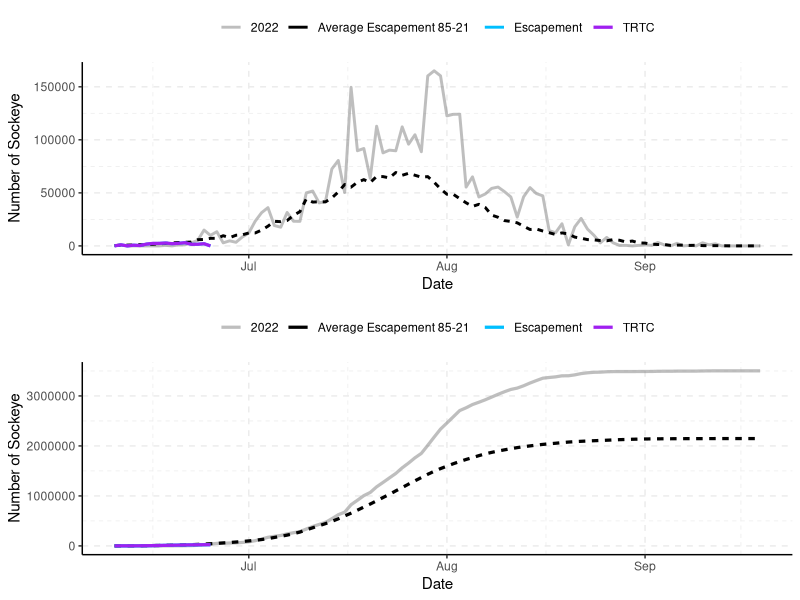
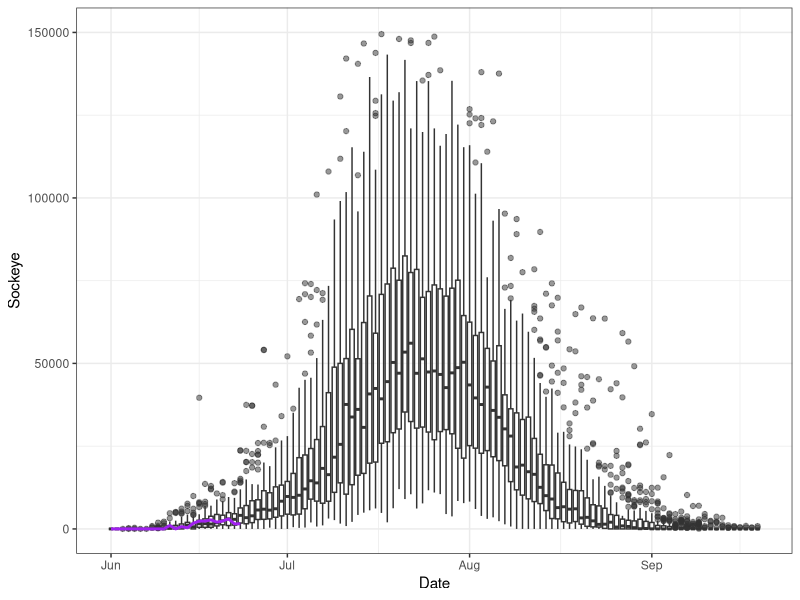
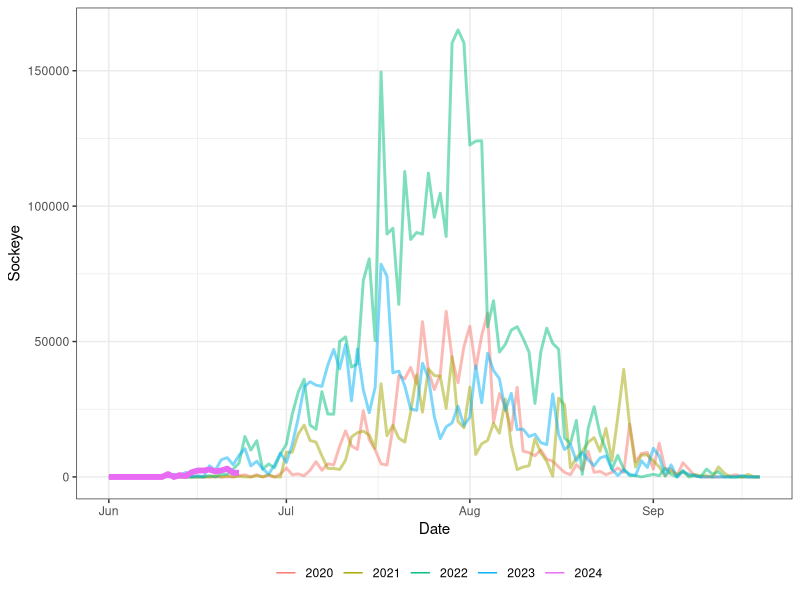
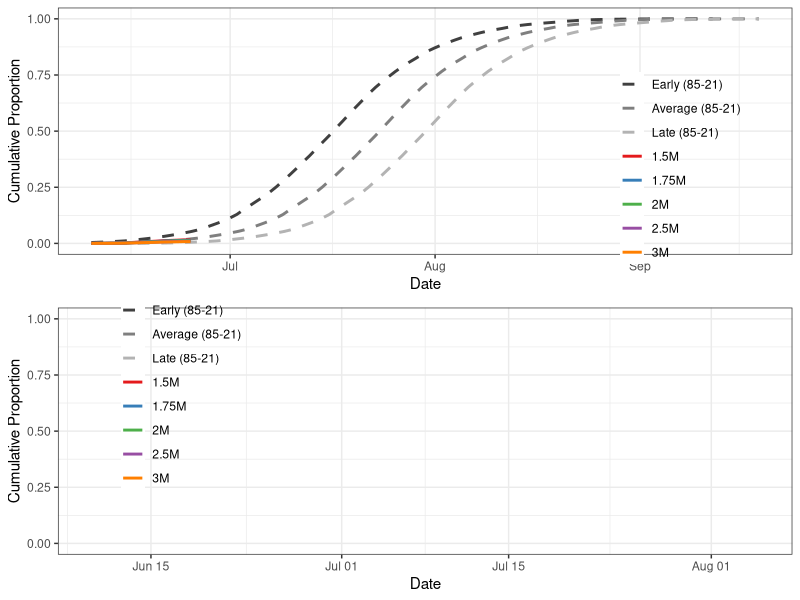
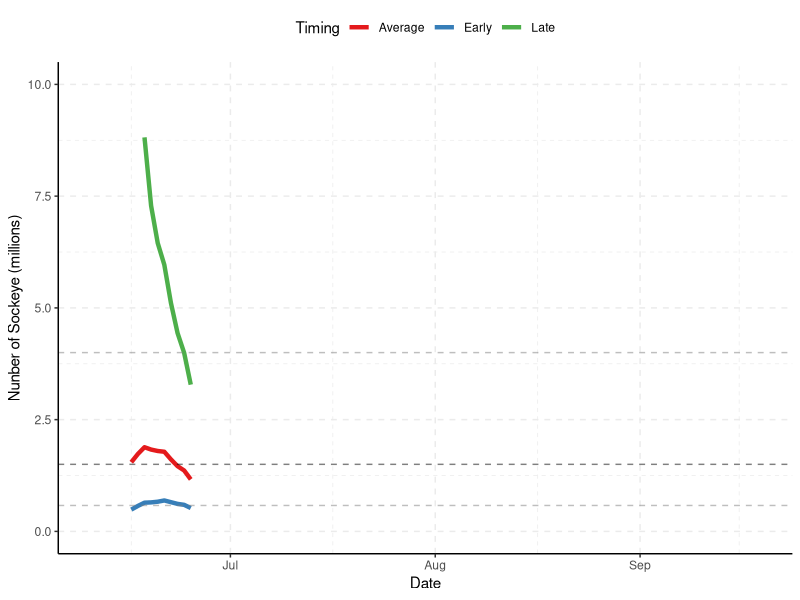
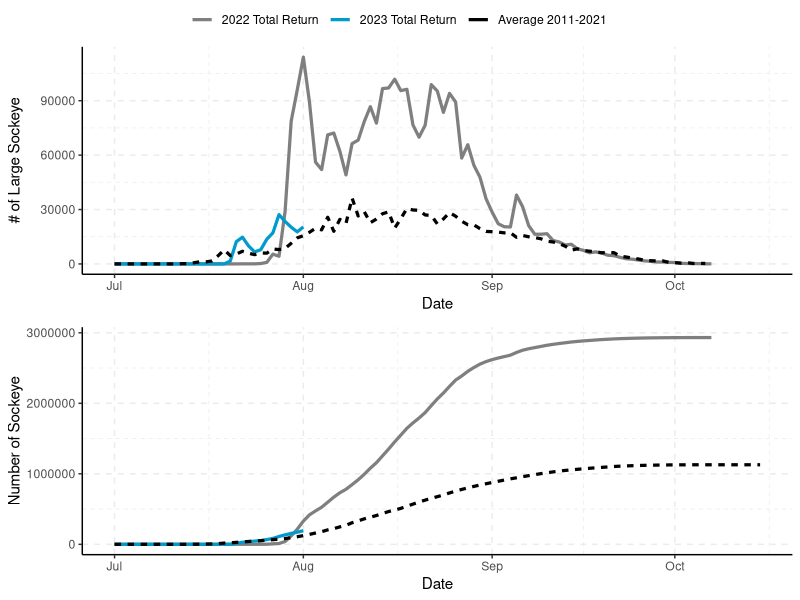
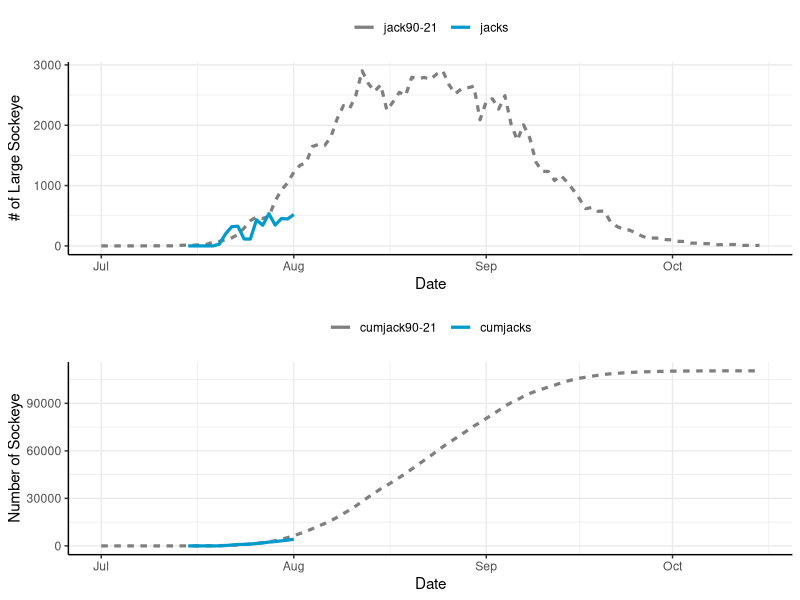
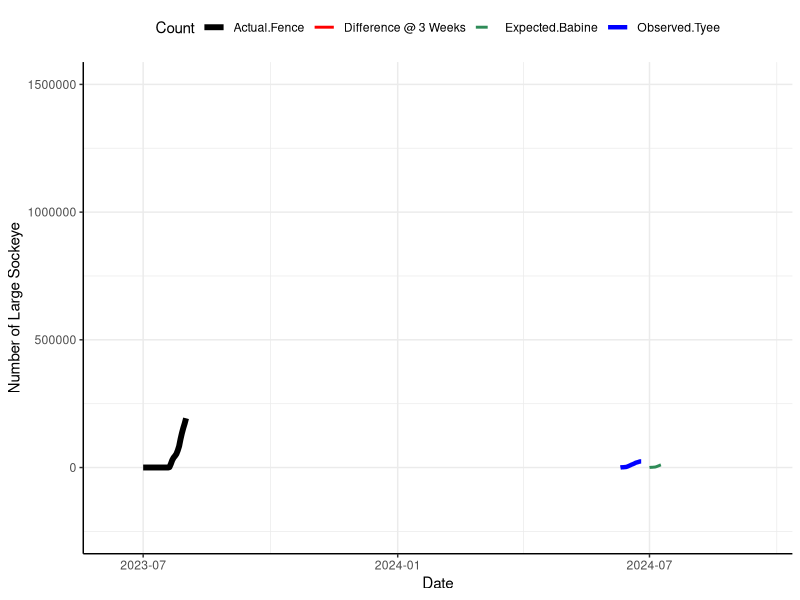

These figures' R source, in order:
## ---- chunk 1
library(tidyverse)
library(data.table)
library(readxl)
library(knitr)
library(ggpubr)
library(kableExtra)

options(scipen=10000)
## ---- chunk 2
data<-read_excel("data/tyee and catch and fence in-season updates 2024.xlsx",sheet="Tyee")
data$Date<-as.Date(data$Date)
## ---- chunk 3
tyee.day<-as.Date("2024-06-25")
tyee.date<-"June 25"
fence.day<-as.Date("2024-06-25")
fence.date<-"June 25"
## ---- chunk 4
i<-match(tyee.day,data$Date)

average<-data$average[i]

e<-data$cumtyee[i]
t<-data$cumtrtc[i]
c<-data$cumcatch[i]

avgper<-round(data$Runtiming[i],3)*100
earlyper<-round(data$Runtiming[i+7],3)*100
lateper<-round(data$Runtiming[i-7],3)*100

#stat2<-data.frame(`Cumulative to Date`=c("Escapement Past Tyee","TRTC (Escapement+Catch)","Catch (preliminary"),`Number of Sockeye`=c(e,t,c))
#kable(stat2,caption=paste0("Cumulative escapement, TRTC, and catch to ",todate,"."))

stat3<-data.frame(`Cumulative to Date`=c("Escapement Past Tyee","TRTC (Escapement+Catch)","Catch (preliminary)"),`Number of Sockeye`=c(e,t,c),
                  `Run Timing`=c("Average","One week early","One week late"),`Percent Through`=c(avgper,earlyper,lateper))

kable(stat3,caption=paste0("Cumulative escapement, TRTC, and catch to ",tyee.date,"."))

## ---- chunk 5
escandtrtcdaily<-data%>%select(Date,Escapement=esctyee,TRTC=dailytrtc,`Average Escapement 85-21`=`ave85-21`,"2022"=esc22)%>%
  pivot_longer(2:5,values_to="Number of Sockeye",names_to="Type")%>%
  mutate(lt=case_when(Type=="Escapement"|Type=="TRTC"~"2023",
                      Type=="Average Escapement 85-21"~"Average",
                      Type=="2022"~"2023"))

t1<-ggplot(escandtrtcdaily,aes(x=Date,y=`Number of Sockeye`,color=Type,linetype=lt,size=Type,alpha=Type))+
  geom_line()+
  scale_size_manual(values=c(1,1,1,1.1))+
  scale_alpha_manual(values=c(.5,1,1,1))+
  scale_color_manual(values=c("grey50","black","deepskyblue1","purple"))+
  theme_classic()+
  grids(linetype = "dashed")+
  theme(legend.title = element_blank(),legend.position = "top")+
  guides(linetype="none")

escandtrtccum<-data%>%select(Date,Escapement=cumtyee,TRTC=cumtrtc,`Average Escapement 85-21`=`cum85-21`,"2022"=cum22)%>%
  pivot_longer(2:5,values_to="Number of Sockeye",names_to="Type")%>%
  mutate(lt=case_when(Type=="Escapement"|Type=="TRTC"~"2023",
                      Type=="Average Escapement 85-21"~"Average",
                      Type=="2022"~"2023"))

t2<-ggplot(escandtrtccum,aes(x=Date,y=`Number of Sockeye`,color=Type,linetype=lt,alpha=Type))+
  geom_line(linewidth=1.1)+
  scale_size_manual(values=c(1,1,1,1.1))+
  scale_alpha_manual(values=c(.5,1,1,1))+
  scale_color_manual(values=c("grey50","black","deepskyblue1","purple"))+
  theme_classic()+
  grids(linetype = "dashed")+
  theme(legend.title = element_blank(),legend.position = "top")+
  guides(linetype="none")
## ---- chunk 6
#| label: fig-plot
#| echo: false
#| results: asis
#| message: false
#| warning: false
#| fig-cap: "Daily (top) and cumulative (bottom) estimated escapement and TRTC (escapement + adjusted catch) at the Tyee test fishery versus the 1985-2023 average."
#| fig-height: 5

ggarrange(t1,t2,align="v",ncol=1)

## ---- chunk 7
#| label: fig-tyee
#| echo: false
#| message: false
#| warning: false
#| fig-cap: "Daily run through Tyee (uncorrected) from 1970-2023. 2024 run is shown in purple."
#| fig-height: 5

daily<-read_excel("data/tyee and catch and fence in-season updates 2024.xlsx",sheet="tyee daily")

gg.daily<-daily%>%
  pivot_longer("1970":"2024",names_to="Year",values_to="Sockeye")%>%
  mutate(Year=as.numeric(Year))

ggplot(gg.daily,aes(x=Date,y=Sockeye,group=Date))+
  geom_boxplot(fill="white",alpha=.5)+
      geom_line(data=gg.daily%>%filter(Year==2024),aes(x=Date,y=Sockeye,group=1),color="purple",linewidth=1)+
  ylim(0,150000)+
  theme_bw()
## ---- chunk 8
#| label: fig-tyee2
#| echo: false
#| warning: false
#| message: false
#| fig-cap: "Daily run through Tyee (uncorrected) since 2020. 2024 run is shown in purple."
#| fig-height: 5

gg.daily2<-gg.daily%>%filter(Year>=2020)%>%
  mutate(per=ifelse(Year==2024,"current","past"))

ggplot(gg.daily2,aes(x=Date,y=Sockeye,color=factor(Year),linewidth=per,alpha=per))+
  geom_line()+
  scale_linewidth_manual(values=c(2,1))+
  scale_alpha_manual(values=c(1,.5))+
  theme_bw()+
  guides(alpha="none",linewidth="none")+
  labs(color="")+
  theme(legend.position = "bottom")


## ---- chunk 9
#| label: fig-cumu
#| include: false
#| echo: false
#| message: false
#| warning: false
#| fig-cap: "Cumulative estimated daily proportion of TRTC based on 1985-2021 average."
#| fig-height: 8

i<-match(tyee.day,data$Date)

early<-data$early[i]
average<-data$average[i]
late<-data$late[i]

pcum<-data%>%select(Date,cumtrtc,"Average (85-21)"=`pcum85-21`)%>%
  mutate(`1.5M`=cumtrtc/1500000,
         `1.75M`=cumtrtc/1750000,
         `2M`=cumtrtc/2000000,
         `2.5M`=cumtrtc/2500000,
         `3M`=cumtrtc/3000000,
         "Early (85-21)"=lead(`Average (85-21)`,7),
         "Late (85-21)"=lag(`Average (85-21)`,7))%>%
  select(-cumtrtc)%>%
  pivot_longer(2:9,names_to="Type",values_to="cp")%>%
  mutate(Type=factor(Type,levels=c("Early (85-21)","Average (85-21)", "Late (85-21)"
                                   ,"1.5M","1.75M","2M","2.5M","3M")))

cols<-RColorBrewer::brewer.pal(5, "Set1")

g1<-ggplot(pcum,aes(x=Date,y=cp,color=Type,linetype=Type))+
  geom_line(size=1)+
  scale_colour_manual(values=c("grey25","grey50","grey70",cols))+
  scale_linetype_manual(values=c("dashed","dashed","dashed","solid","solid","solid","solid","solid"))+
  theme_bw()+
  labs(y="Cumulative Proportion")+
  theme(legend.title=element_blank(),legend.position=c(.85,.35),legend.background = element_blank())

g2<-ggplot(pcum,aes(x=Date,y=cp,color=Type,linetype=Type))+
  geom_line(size=1)+
  scale_colour_manual(values=c("grey25","grey50","grey70",cols))+
  scale_linetype_manual(values=c("dashed","dashed","dashed","solid","solid","solid","solid","solid"))+
  theme_bw()+
  labs(y="Cumulative Proportion")+
  theme(legend.title=element_blank(),legend.position=c(.17,.65),legend.background = element_blank())+
  ylim(0,1)+
  xlim(as.Date("2023-06-10"),as.Date("2023-08-05"))

ggarrange(g1,g2,align="v",ncol=1)

## ---- chunk 10
#| label: fig-table
#| echo: false
#| results: asis

i<-match(tyee.day,data$Date)

early<-round(data$early[i],0)
average<-round(data$average[i],0)
late<-round(data$late[i],0)

stat1<-data.frame(`Run-Timing`=c("Early","Average","Late"),`Forecasted Final Run Size`=c(early,average,late))

kable(stat1,caption="Forecasted sockeye final TRTC based on early, average and late run-timing.")

## ---- chunk 11
#| label: fig-fore
#| echo: false
#| warning: false
#| fig-cap: "Forecasted final TRTC of Skeena sockeye based on the simple scalar run-timing model. The dashed horizontal lines show the median p50 value of the pre-season forecast (black), and the 90% confidence intervals (grey)."
#| fig-height: 4

tyeemodel<-data%>%select(Date,Early=early,Average=average,Late=late)%>%
  pivot_longer(2:4,values_to="Number of Sockeye",names_to="Timing")

ggplot(tyeemodel,aes(x=Date,y=`Number of Sockeye`/10^6,color=Timing))+
  geom_line(size=1.5)+
  labs(y="Nunber of Sockeye (millions)")+
  scale_color_brewer(palette="Set1")+
  theme_classic()+
  ylim(0,10)+
  geom_hline(yintercept=.580,linetype="dashed",alpha=.5,color="grey50")+
  geom_hline(yintercept=1.5,linetype="dashed",alpha=.5,color="black")+
  geom_hline(yintercept=4,linetype="dashed",alpha=.5,color="grey50")+
  grids(linetype = "dashed")+
  theme(legend.position = "top")
## ---- chunk 12
#| echo: false
#| results: asis
#| include: false

fence<-read_excel("data/tyee and catch and fence in-season updates 2023.xlsx",sheet="Babine")
fence$Date<-as.Date(fence$Date)
## ---- chunk 13
#| label: fig-table2
#| echo: false
#| results: asis
#| include: false

i<-match(fence.day,fence$Date)

totalrun<-fence$cumrun[i]
cumjacks<-fence$cumjacks[i]

stat2<-data.frame(`Babine Fence`=c("Large Sockeye","Jacks"),`Total Run`=c(totalrun,cumjacks))

kable(stat2,caption=paste0("Cumulative large sockeye and jacks to Babine River fence to ",fence.date,".")) %>% kable_styling(latex_options = "HOLD_position")

## ---- chunk 14
#| echo: false
#| warning: false
#| include: false

fencedaily<-fence%>%select(Date,`2023 Total Return`=totalrun,`2022 Total Return`=dailyTR.2022,`Average 2011-2021`=`avg11-21`)%>%
  pivot_longer(2:4,values_to="Number of Sockeye",names_to="Type")%>%
  mutate(lt=case_when(Type=="2022 Total Return"|Type=="2023 Total Return"~"Annual",
                      Type=="Average 2011-2021"~"Average"))

b1<-ggplot(fencedaily,aes(x=Date,y=`Number of Sockeye`,color=Type,linetype=lt))+
  geom_line(size=1.1)+
  scale_color_manual(values=c("grey50","deepskyblue3","black"))+
  theme_classic()+
  grids(linetype = "dashed")+
  theme(legend.title = element_blank(),legend.position = "top")+
  guides(linetype="none")+
  labs(y="# of Large Sockeye")

fencecum<-fence%>%select(Date,`2023 Total Return`=cumrun,`Average 2011-2021`=`cumavg11-21`,`2022 Total Return`=cumTR.2022)%>%
  pivot_longer(2:4,values_to="Number of Sockeye",names_to="Type")%>%
  mutate(lt=case_when(Type=="2022 Total Return"|Type=="2023 Total Return"~"Annual",
                      Type=="Average 2011-2021"~"Average"))

b2<-ggplot(fencecum,aes(x=Date,y=`Number of Sockeye`,color=Type,linetype=lt))+
  geom_line(size=1.1)+
  scale_color_manual(values=c("grey50","deepskyblue3","black"))+
  theme_classic()+
  grids(linetype = "dashed")+
  theme(legend.title = element_blank(),legend.position = "top")+
  guides(linetype="none")

## ---- chunk 15
#| label: fig-babine
#| echo: false
#| warning: false
#| fig-cap: "Top panel: Total run to Babine fence for 2023 compared to 2022 (recent highest year) and the average from 2011-2021. Bottom panel: Cumulative estimated run to the Babine fence for 2023 and the average from 2011-2021."
#| include: false
#| fig-height: 5.5

ggarrange(b1,b2,ncol=1,align="v",common.legend = TRUE)

## ---- chunk 16
#| echo: false
#| warning: false
#| include: false

fencejacks<-fence%>%select(Date,jacks=dailytotaljacks,`jack90-21`)%>%
  pivot_longer(2:3,values_to="Number of Sockeye",names_to="Type")%>%
  mutate(lt=case_when(Type=="jacks"~"Annual",
                      Type=="jack90-21"~"Average"))

j1<-ggplot(fencejacks,aes(x=Date,y=`Number of Sockeye`,color=Type,linetype=lt))+
  geom_line(size=1.1)+
  scale_color_manual(values=c("grey50","deepskyblue3","black"))+
  theme_classic()+grids()+
  theme(legend.title = element_blank(),legend.position = "top")+
  guides(linetype="none")+
  labs(y="# of Large Sockeye")

jackscum<-fence%>%select(Date,cumjacks,`cumjack90-21`)%>%
  pivot_longer(2:3,values_to="Number of Sockeye",names_to="Type")%>%
  mutate(lt=case_when(Type=="cumjacks"~"Annual",
                      Type=="cumjack90-21"~"Average"))

j2<-ggplot(jackscum,aes(x=Date,y=`Number of Sockeye`,color=Type,linetype=lt))+
  geom_line(size=1.1)+
  scale_color_manual(values=c("grey50","deepskyblue3","black"))+
  theme_classic()+grids()+
  theme(legend.title = element_blank(),legend.position = "top")+
  guides(linetype="none")

## ---- chunk 17
#| label: fig-cumu_bab
#| echo: false
#| warning: false
#| fig-cap: "Daily (top) and cumulative (bottom) estimated total run of sockeye jacks in 2023 at the Babine Fence versus the 1990-2021 average."
#| include: false
#| fig-height: 6

ggarrange(j1,j2,align="v",ncol=1)

## ---- chunk 18
#| label: fig-diff
#| echo: false
#| fig-cap: "Estimated difference in sockeye between escapement past Tyee and the Babine Fence based on 3 week migration timing, 10% non-Babine stocks, and in-river FSC and demo catch to date. The solid blue line is the escapement past Tyee, the dotted green line is the expected run at the Babine fence, the solid black line is the actual total run at the fence, and the red line is the difference between the black line and green line (fence run - expected run)."
#| include: false
#| fig-height: 6

#Explanation for figure
#This comparison aims to provide a coarse idea on the catchability at Tyee. #The red line in the figure below shows the difference between the escapement #past Tyee and the total run being counted at the Babine Fence, based on some #assumptions. These assumptions include 3 week migration timing, 10% #non-Babine stock composition and a rough estimate of in-river FSC and demo #harvest to date between Tyee and Babine. In 2023 some sockeye were missed #due to the delay from wildfire evacuations, however DFO and LBN staff #indicate that no sockeye were visible below the fence when it was evacuated, #and therefore the number of sockeye missed was probably fairly low. #Additional analysis will be required to provide an estimate of the number of #missed sockeye.

pernonbabine<-.1

ty<-data%>%select(Date, Observed.Tyee=cumtyee)
fe<-fence%>%select(Date,Actual.Fence=cumrun)

inrivercatch<-read_excel("data/tyee and catch and fence in-season updates 2023.xlsx",sheet="inriver catch")
inrivercatch$Date<-as.Date(inrivercatch$Date)

ca<-inrivercatch%>%select(Date,inriver.harvest)

comp<-merge(ty,fe,all=TRUE)%>%merge(ca,all=TRUE)%>%
  mutate(Expected.Babine=lag((1-pernonbabine)*Observed.Tyee,21),
         `Difference @ 3 Weeks`=Actual.Fence-Expected.Babine-inriver.harvest)%>%
  select(-inriver.harvest)%>%
  pivot_longer(2:5,names_to="Count",values_to="Fish")

ggplot(comp,aes(x=Date,y=Fish,color=Count,size=Count,linetype=Count))+
  geom_line()+
  theme_classic()+grids()+
  scale_colour_manual(values=c("black","red","seagreen4","blue"))+
  scale_linetype_manual(values=c("solid","solid","dashed","solid"))+
  scale_size_manual(values=c(2,1,1,1.5))+
  theme(legend.position="top")+
  labs(y="Number of Large Sockeye")+
  ylim(-250000,1500000)

## ---- chunk 19
#| echo: false
#| warning: false
#| include: false

hcr<-data.frame(TRTC=c(0,1050000,2000000,4000000,5000000),
                HR=c(0,0,.2,.4,.4))

p1<-ggplot(hcr,aes(x=TRTC/10^6,y=HR))+
  geom_line(size=1.1)+
  geom_vline(xintercept=average/10^6,linetype="dashed",col="#E41A1C")+
  geom_vline(xintercept=late/10^6,linetype="dashed",col="#4DAF4A")+
  geom_vline(xintercept=early/10^6,linetype="dashed",col="#377EB8")+
  theme_bw()+
  ylim(0,1)+
  labs(y="Canadian Harvest Rate",x="Skeena sockeye return to Canada (millions)")

data<-data%>%rowwise()%>%mutate("TAC-average"=case_when(average<1050000~0,
                          average>=1050000&average<2000000~((average-1050000)/(2000000-1050000)*(.2-.0)+0)*average,
                          average>=2000000&average<4000000~((average-2000000)/(4000000-2000000)*(.4-.2)+.2)*average,
                          average>=4000000~.4*average),
                          "TAC-late"=case_when(late<1050000~0,
                          late>=1050000&late<2000000~((late-1050000)/(2000000-1050000)*(.2-.0)+0)*late,
                          late>=2000000&late<4000000~((late-2000000)/(4000000-2000000)*(.4-.2)+.2)*late,
                          late>=4000000~.4*late),
                          "TAC-early"=case_when(early<1050000~0,
                          early>=1050000&early<2000000~((early-1050000)/(2000000-1050000)*(.2-.0)+0)*early,
                          early>=2000000&early<4000000~((early-2000000)/(4000000-2000000)*(.4-.2)+.2)*early,
                          early>=4000000~.4*early))

ggcatch<-data%>%select(Date,`Cumulative Catch 2023`=cumcatch,
                       `TAC-average`,`TAC-early`,`TAC-late`)%>%
  pivot_longer(2:5,names_to="Catch Type",values_to="Catch")%>%
  filter(Date>"2023-07-01"&Date<"2023-08-15")


p2<-ggplot(ggcatch,aes(x=Date,y=Catch,color=`Catch Type`,size=`Catch Type`,linetype=`Catch Type`))+
  geom_line(size=1.1)+
  scale_color_manual(values=c("black","#E41A1C","#377EB8","#4DAF4A"))+
  scale_size_manual(values=c(2,1,1,1))+
  scale_linetype_manual(values=c("solid","dashed","dashed","dashed"))+
  theme_bw()+
  labs(y="Number of Sockeye")+
  theme(legend.position="top")

catch<-data%>%select(Date,Gillnet=gncatch,Seine=sncatch)%>%
  pivot_longer(2:3,names_to="Gear",values_to="Catch")%>%
    filter(Date>"2023-07-01"&Date<"2023-08-15")

p3<-ggplot(catch,aes(x=Date,y=Catch,fill=Gear))+
  geom_col()+
  scale_fill_brewer(palette="Set1")+
  theme_bw()+
  theme(legend.position="top")

cpue<-data%>%select(Date,gncatch,sncatch,gneffort,sneffort)%>%
  mutate(Gillnet=gncatch/gneffort,Seine=sncatch/sneffort)%>%
  select(Date,Gillnet,Seine)%>%
  pivot_longer(2:3,names_to="Gear",values_to="CPUE")%>%
  filter(Date>"2023-07-01"&Date<"2023-08-15")

p4<-ggplot(cpue,aes(x=Date,y=CPUE,color=Gear))+
  geom_line()+geom_point()+
  scale_color_brewer(palette="Set1")+
  theme_bw()+
  theme(legend.position = "top")+
  labs(y="Sockeye CPUE")+
  expand_limits(y=0)

## ---- chunk 20
#| label: fig-skeena
#| echo: false
#| warning: false
#| fig-cap: "Top panel: The Skeena sockeye harvest control rule based on TRTC. Bottom panel: Cumulative Area 4 gillnet and seine sockeye catch versus daily estimates of TAC based on early (blue), average (red), and late (green) run-timing from the in-season TRTC model."
#| include: false
#| fig-height: 6

ggarrange(p1,p2,ncol=1,align="v")

## ---- chunk 21
#| label: fig-gill
#| echo: false
#| warning: false
#| fig-cap: "Top panel: Area 4 gillnet and seine sockeye catch. Bottom panel: CPUE of gillnet and seine based on daily catch/daily effort. Note that some values are preliminary."
#| include: false
#| fig-height: 6

ggarrange(p3,p4,ncol=1,align="v")
## ---- chunk 22
#| label: fig-demo
#| echo: false
#| warning: false
#| fig-cap: "Catches of sockeye in First Nations Area 4 demo fisheries."
#| include: false
#| fig-height: 4

demo.data<-read_excel("data/tyee and catch and fence in-season updates 2023.xlsx",sheet="demo catches")
demo.data$date<-as.Date(demo.data$date)

demo.totals<-demo.data%>%group_by(Nation=nation)%>%summarise("Total Demo Sockeye Catch"=sum(pieces))

total.demo.catch=sum(demo.totals$`Total Demo Sockeye Catch`)

total.row<-tibble(Nation="Total","Total Demo Sockeye Catch"=total.demo.catch)

demo.table<-rbind(demo.totals,total.row)

kable(demo.table,caption="Total Area 4 First Nations demo catches of sockeye.")%>%
  row_spec(3,hline_after=T) %>% kable_styling(latex_options = "HOLD_position")

ggplot(demo.data,aes(x=date,y=pieces,fill=nation))+
  geom_col()+
  labs(y="Number of Sockeye",x="Date",fill="Nation")+
  theme_bw()+
  xlim(c(as.Date("2023-07-01"),as.Date("2023-09-01")))


## ---- chunk 23
#| label: fig-other
#| echo: false
#| message: false
#| warning: false
#| fig-cap: "Number of other species caught and released (coho, chinook, chum and steelhead), or kept (pinks)."
#| include: false
#| fig-height: 7

othercatch<-read_excel("data/tyee and catch and fence in-season updates 2023.xlsx",sheet="gncatch")

#oc2<-othercatch%>%pivot_longer(4:10,names_to="Species",values_to="Catch")%>%
#  mutate(cpue=Catch/effort)%>%
#  filter(Date>as.Date("2023-07-05")&Date<as.Date("2023-08-10"))%>%
#  mutate(type=ifelse(Species%in%c("Chinook (Released)","Chum (Released)","Steelhead (Released)","Coho (Released)"),"Released","Kept"))%>%
#  mutate(sp=case_when(Species=="Chinook (Released)"~"Chinook",
#                      Species=="Coho (Released)"~"Coho",
#                      Species=="Pink (Kept)"~"Pink Kept",
#                      Species=="Pink (Released)"~"Pink Rel",
#                      Species=="Chum (Released)"~"Chum",
#                      Species=="Steelhead (Released)"~"Steelhead",
#                      Species=="Sockeye (Kept)"~"Sockeye"))

oc2<-othercatch%>%pivot_longer(4:10,names_to="Species",values_to="Catch")%>%
  mutate(cpue=Catch/effort)%>%
  filter(Date>as.Date("2023-07-05")&Date<as.Date("2023-08-10"))%>%
  mutate(type=ifelse(Species%in%c("Chinook (Released)","Chum (Released)","Steelhead (Released)","Coho (Released)"),"Released","Kept"))%>%
  mutate(sp=case_when(Species=="Chinook (Released)"~"Chinook",
                      Species=="Coho (Released)"~"Coho",
                      Species=="Pink (Kept)"~"Pink",
                      Species=="Pink (Released)"~"Pink",
                      Species=="Chum (Released)"~"Chum",
                      Species=="Steelhead (Released)"~"Steelhead",
                      Species=="Sockeye (Kept)"~"Sockeye"),
         dis=case_when(Species=="Chinook (Released)"~"Released",
                      Species=="Coho (Released)"~"Released",
                      Species=="Pink (Kept)"~"Kept",
                      Species=="Pink (Released)"~"Released",
                      Species=="Chum (Released)"~"Released",
                      Species=="Steelhead (Released)"~"Released",
                      Species=="Sockeye (Kept)"~"Kept"))

#ggplot(oc2,aes(x=Date,y=Catch,color=gear))+
#  geom_line()+geom_point()+
#  theme_classic()+
#  grids()+
#  facet_wrap(~Species,ncol=2,scales="free_y")+
#  theme(legend.position="top")+
#  expand_limits(y=0)

ggplot(oc2,aes(x=Date,y=Catch,color=gear))+
  geom_line()+geom_point()+
  theme_bw()+
  grids()+
  #facet_wrap(~Species,ncol=2,scales="free_y")+
  facet_grid(sp~dis,scales="free_y")+
  theme(legend.position="top")+
  expand_limits(y=0)

## ---- chunk 24
#| label: fig-other_cpue
#| echo: false
#| message: false
#| warning: false
#| fig-cap: "CPUE of other species caught and released (coho, chinook, chum and steelhead), or kept (pinks) by gillnets."
#| include: false
#| fig-height: 7

gncpue<-oc2%>%filter(gear=="gillnet")

ggplot(gncpue,aes(x=Date,y=cpue))+
  geom_line()+geom_point()+
  theme_bw()+
  grids()+
  #facet_wrap(~Species,ncol=2,scales="free_y")+
  facet_grid(sp~dis,scales="free_y")+
  theme(legend.position="top")
## ---- chunk 25
#| label: fig-seine
#| echo: false
#| message: false
#| warning: false
#| fig-cap: "CPUE of other species caught and released (coho, chinook, chum and steelhead), or kept (pinks) by seines."
#| include: false
#| fig-height: 7

sncpue<-oc2%>%filter(gear=="seine")

ggplot(sncpue,aes(x=Date,y=cpue))+
  geom_line()+geom_point()+
  theme_bw()+
  grids()+
  #facet_wrap(~Species,ncol=2,scales="free_y")+
  facet_grid(sp~dis,scales="free_y")+
  theme(legend.position="top")
## ---- chunk 26
#| label: fig-area4
#| echo: false
#| message: false
#| warning: false
#| fig-cap: "Total catch of other species caught and kept or released (coho, pinks, chinook, chum and steelhead) by gillnets and seines in the marine Area 4 commercial fishery."
#| include: false
#| fig-height: 6

oc.total<-oc2%>%group_by(gear,Species=sp,dis)%>%summarise(total=sum(Catch,na.rm=TRUE))

oc.table<-oc.total%>%pivot_wider(names_from=c("gear","dis"),values_from="total")%>%replace(is.na(.),0)

kable(oc.table,caption=paste0("Total catch of coho, chum, chinook, pink and steelhead in the commercial gillent and seine fisheries to ",tyee.date,"."))

ggplot(oc.total,aes(x=Species,y=total,fill=gear))+
  geom_col()+
  scale_color_brewer(palette="Set1")+
  #geom_text(aes(label=total),vjust=-.3,color="black")+
  facet_wrap(~dis,ncol=1,scales="free_y")+
  theme_bw()+
  labs(y="Total Catch",x="Species")+
  scale_y_continuous(expand=c(.1,0))+
  theme(strip.background = element_blank())

## ---- chunk 27
#| echo: false
#| include: false
#| warning: false
#| message: false

rt<-read_excel("data/rt karl.xlsx",sheet="Sheet1")

n=10000

rtm<-data.frame()

for (i in 1:nrow(rt)){
  u<-rt$MeanJulian[i]
  sd<-rt$SD[i]
  
  g<-data.frame(stock=rt$Stock[i],dev=rnorm(n,rt$MeanJulian[i],rt$SD[i]))
  rtm<-rbind(rtm,g)
  
}

#as.numeric(format(as.Date("2022-08-07"), "%j"))

days<-format(seq(as.Date("2022-06-01"),as.Date("2022-09-15"),10),"%b-%d")

rtm2<-rtm%>%filter(dev>=152&dev<=258)%>%group_by(stock)%>%mutate(u=mean(dev))

## ---- chunk 28
#| label: fig-boxp
#| echo: false
#| fig-cap: "Boxplots of stock specific run-timing through Tyee. Based on 2000-2014 data provided by Karl English from updated NBRR work. The filled area of the box represents 50% of the run."
#| warning: false
#| message: false
#| fig-height: 8

ggplot(rtm2,aes(x=dev,y=reorder(stock,dev,FUN=median),fill=stock))+
  geom_boxplot()+
  theme_classic()+grids()+
  scale_y_discrete(limits=rev)+
  guides(fill="none")+
  labs(y="Stock",x="Date",title="Stock run-timing at Tyee based on 2000-2014 GSI",subtitle="NBRR data provided by Karl English July 2022")+
 scale_x_continuous(breaks=seq(152,258,10),labels=days)+
  theme(axis.text.x = element_text(angle=90))

## ---- chunk 29
#| label: fig-hist
#| echo: false
#| fig-cap: "Histograms of stock specific run-timing through Tyee. Based on 2000-2014 data provided by Karl English from updated NBRR work."
#| warning: false
#| message: false
#| fig-height: 8

ggplot(rtm2,aes(x=dev))+
  geom_histogram(aes(fill=stock),binwidth = 5,alpha=.3)+
  facet_grid(reorder(stock,dev,FUN=median)~.,scales="free_y",switch="y")+
  theme_classic()+grids()+
  theme(strip.text.y.left = element_text(angle=0,size=8),
        strip.placement="outside",
        axis.text.y=element_blank(),
        axis.ticks.y=element_blank(),
        strip.background = element_blank(),
        axis.text.x = element_text(angle=90))+
  labs(y="Stock",x="Date",title="Stock run-timing at Tyee based on 2000-2014 GSI",subtitle="NBRR data provided by Karl English July 2022")+
  geom_vline(aes(xintercept=u,color=stock), size=1,alpha=.5)+
  scale_x_continuous(breaks=seq(152,258,10),labels=days)+
  guides(fill="none",color="none")+
  annotate("rect", xmin = 196, xmax = 219, ymin = 0, ymax = Inf,alpha = .2)
  
## ---- chunk 30
#| label: fig-dens
#| echo: false
#| fig-cap: "Density plot of stock specific run-timing through Tyee. Based on 2000-2014 data provided by Karl English from updated NBRR work."
#| warning: false
#| message: false
#| fig-height: 8

ggplot(rtm2,aes(x=dev),color=stock)+
  geom_density(aes(fill=stock),alpha=.3)+
  #scale_fill_brewer(palette="Set1")+
  facet_wrap(~reorder(stock,dev,FUN=median),scales="free_y",ncol=1,strip.position="left")+
  theme_classic()+grids()+
   theme(strip.text.y.left = element_text(angle=0,size=8),
        strip.placement="outside",
        axis.text.y=element_blank(),
        axis.ticks.y=element_blank(),
        axis.ticks.x=element_blank(),
        strip.background = element_blank(),
        axis.text.x = element_text(angle=90),
        plot.caption.position="plot",
        plot.caption=element_text(hjust=.5))+
  geom_vline(aes(xintercept=u,color=stock), size=1,alpha=.5)+
  labs(y="Stock",x="Date",caption="Stock run-timing at Tyee based on average run-timing (2000-2014) plus 3 weeks.\nVertical lines show the mean for each stock, with the 2022 harvest window\nshown by the grey shaded box.\nData from Karl English from NBRR update provided July 2022.")+
  scale_x_continuous(breaks=seq(152,258,10),labels=days)+
  guides(fill="none",color="none")+
   annotate("rect", xmin = 196, xmax = 219, ymin = 0, ymax = Inf,alpha = .2)

#ggsave("Tyee stock run timing.png",dpi=600,height=8,width=7)
## ---- chunk 31
#| include: false

babrt<-rtm%>%filter(stock%in%c("Babine W Early","Babine W Middle","Babine W Late","Babine Pinkut","Babine Fulton"))%>%
  mutate(fencert=dev+21)

days<-format(seq(as.Date("2022-07-01"),as.Date("2022-10-07"),7),"%b-%d")
as.numeric(format(as.Date("2022-10-07"), "%j"))

babrt2<-babrt%>%filter(fencert>=182&fencert<=280)%>%group_by(stock)%>%mutate(med=mean(fencert))

babmed<-babrt%>%group_by(stock)%>%summarise(u=mean(fencert))

ggplot(babrt2,aes(x=fencert))+
  geom_density(aes(fill=stock),alpha=.3)+
  scale_fill_brewer(palette="Set1")+
  facet_wrap(~reorder(stock,dev,FUN=median),scales="free_y",ncol=1,strip.position="left")+
  theme_classic()+grids()+
  theme(strip.text.y.left = element_text(angle=0,size=8),
        strip.placement="outside",
        axis.text.y=element_blank(),
        axis.ticks.y=element_blank(),
        axis.ticks.x=element_blank(),
        strip.background = element_blank(),
        axis.text.x = element_text(angle=90),
        plot.caption.position="plot",
        plot.caption=element_text(hjust=0))+
  geom_vline(aes(xintercept =med,color=stock), size=1,alpha=.5)+
  scale_color_brewer(palette="Set1")+
  labs(y="Stock",x="Date",
  caption="Stock run-timing at Babine fence based on average Tyee run-timing (2000-2014) plus 3 weeks.\nData from Karl English from NBRR update provied July 2022.")+
  scale_x_continuous(breaks=seq(182,280,7),labels=days)+
  guides(fill="none",color="none")

#ggsave("Babine run timing for Donna.png",dpi=600,height=8,width=7)
